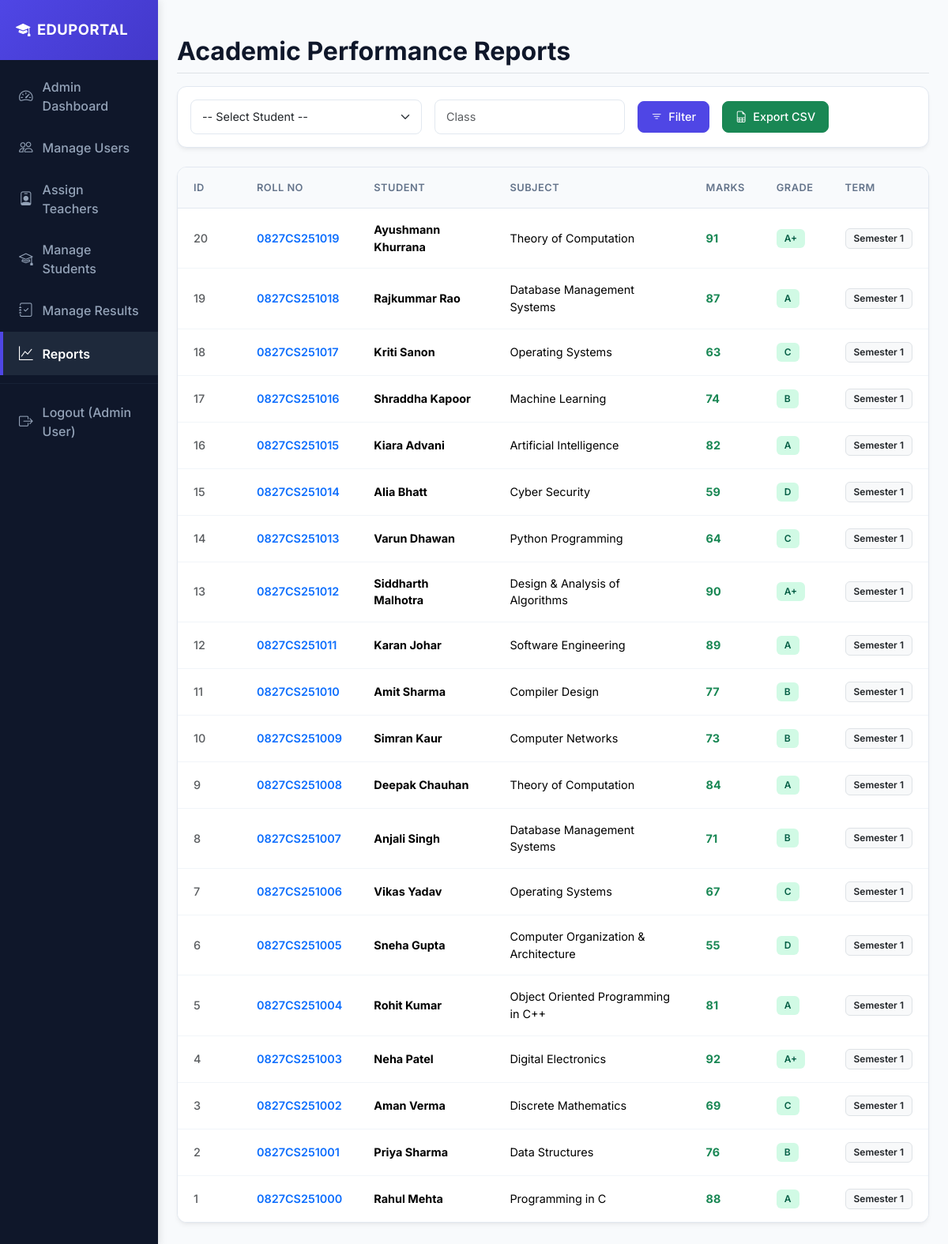
/reports.php (signed in), run on the app's committed database.
### tables this page shows
CREATE TABLE results (
  id INT AUTO_INCREMENT PRIMARY KEY,
  student_id INT,
  subject_id INT,
  marks INT,
  grade VARCHAR(10),
  term VARCHAR(50),
  created_at TIMESTAMP DEFAULT CURRENT_TIMESTAMP,
  FOREIGN KEY (student_id) REFERENCES students(id) ON DELETE CASCADE,
  FOREIGN KEY (subject_id) REFERENCES subjects(id) ON DELETE CASCADE
);

CREATE TABLE students (
  id INT AUTO_INCREMENT PRIMARY KEY,
  user_id INT DEFAULT NULL UNIQUE,
  roll_no VARCHAR(50),
  name VARCHAR(150),
  class VARCHAR(50),
  section VARCHAR(20),
  created_at TIMESTAMP DEFAULT CURRENT_TIMESTAMP,
  FOREIGN KEY (user_id) REFERENCES users(id) ON DELETE SET NULL
);

CREATE TABLE subjects (
  id INT AUTO_INCREMENT PRIMARY KEY,
  code VARCHAR(50),
  title VARCHAR(200)
);

### reports.php (the view, shortened to what this page needs)
<?php
require_once 'config/db.php';
$class = $_GET['class'] ?? '';
$student_id = (int)($_GET['student_id'] ?? 0);
$sql = "SELECT r.*, s.name as student_name, s.roll_no, sub.title as subject_title FROM results r JOIN students s ON r.student_id=s.id JOIN subjects sub ON r.subject_id=sub.id";
$sql .= " ORDER BY r.id DESC";
$res = $conn->query($sql);
?>
<!doctype html>
<html>
<head>
  <link href="https://cdn.jsdelivr.net/npm/bootstrap@5.3.2/dist/css/bootstrap.min.css" rel="stylesheet">
  <link rel="stylesheet" href="https://cdn.jsdelivr.net/npm/bootstrap-icons@1.11.2/font/bootstrap-icons.min.css">
  <link rel="stylesheet" href="style.css">
</head>
<body>
  <div class="container-fluid">
    <div class="row">
      <?php include 'includes/sidebar.php'; ?>
      <main class="col-md-9 ms-sm-auto col-lg-10 px-md-4">
        <div class="d-flex justify-content-between align-items-center pt-3 pb-2 mb-3 border-bottom">
          <h2 class="h2 page-title mb-0">Academic Performance Reports</h2>
        </div>
        <div class="card p-3 mb-4">
          <form class="row g-3 align-items-center">
            <div class="col-auto" style="min-width: 250px;">
              <select name="student_id" class="form-select">
                <option value="">-- Select Student --</option>
              </select>
            </div>
            <div class="col-auto">
              <input class="form-control" name="class" placeholder="Class" value="<?= htmlspecialchars($class) ?>">
            </div>
            <div class="col-auto">
              <button class="btn btn-primary"><i class="bi bi-filter me-1"></i> Filter</button>
            </div>
            <div class="col-auto">
              <a class="btn btn-success" href="?export=csv<?= $class? '&class='.urlencode($class):'' ?><?= $student_id? '&student_id='.$student_id: '' ?>">
                <i class="bi bi-file-earmark-spreadsheet me-1"></i> Export CSV
              </a>
            </div>
          </form>
        </div>
        <div class="table-container">
          <table class="table align-middle">
            <thead>
              <tr>
                <th style="width: 80px;">ID</th>
                <th>Roll No</th>
                <th>Student</th>
                <th>Subject</th>
                <th>Marks</th>
                <th>Grade</th>
                <th>Term</th>
              </tr>
            </thead>
            <tbody>
              <?php while($r = $res->fetch_assoc()): ?>
                <tr>
                  <td class="text-muted fw-medium"><?= $r['id'] ?></td>
                  <td class="fw-semibold text-primary"><?= htmlspecialchars($r['roll_no']) ?></td>
                  <td><strong><?= htmlspecialchars($r['student_name']) ?></strong></td>
                  <td><?= htmlspecialchars($r['subject_title']) ?></td>
                  <td><span class="fw-bold <?= $r['marks'] >= 40 ? 'text-success' : 'text-danger' ?>"><?= $r['marks'] ?></span></td>
                  <td>
                    <span class="badge <?= $r['marks'] >= 40 ? 'badge-pass' : 'badge-fail' ?>">
                      <?= htmlspecialchars($r['grade']) ?>
                    </span>
                  </td>
                  <td><span class="badge bg-light text-dark border"><?= htmlspecialchars($r['term']) ?></span></td>
                </tr>
              <?php endwhile; ?>
            </tbody>
          </table>
        </div>
      </main>
    </div>
  </div>
</body>
</html>

### style.css (style rules this page uses)
:root { --bg-primary: #f8fafc; --text-main: #1e293b; --text-muted: #64748b; --sidebar-bg: #0f172a; --sidebar-hover: #1e293b; --primary: #4f46e5; --primary-hover: #4338ca; --border-color: #e2e8f0; --card-shadow: 0 4px 6px -1px rgb(0 0 0 / 0.05), 0 2px 4px -2px rgb(0 0 0 / 0.05); }
body { font-family: 'Inter', sans-serif; background-color: var(--bg-primary); color: var(--text-main); margin: 0; padding: 0; }
main { padding: 30px 40px; }
.page-title { font-weight: 700; color: var(--sidebar-bg); margin-bottom: 24px; }
.card { background-color: #ffffff; border: 1px solid var(--border-color); border-radius: 12px; box-shadow: var(--card-shadow); transition: transform 0.2s ease, box-shadow 0.2s ease; }
.form-control, .form-select { border-radius: 8px; border: 1px solid var(--border-color); padding: 10px 14px; font-size: 0.9rem; transition: border-color 0.2s ease, box-shadow 0.2s ease; }
.btn { border-radius: 8px; font-weight: 500; padding: 8px 16px; font-size: 0.9rem; transition: all 0.2s ease; }
.btn-primary { background-color: var(--primary); border-color: var(--primary); }
.table-container { background-color: #ffffff; border: 1px solid var(--border-color); border-radius: 12px; box-shadow: var(--card-shadow); overflow: hidden; margin-top: 20px; }
.table { margin-bottom: 0; }
.table th { background-color: #f8fafc; color: var(--text-muted); font-weight: 600; font-size: 0.8rem; text-transform: uppercase; letter-spacing: 0.5px; border-bottom: 1px solid var(--border-color); padding: 16px 20px; }
.table td { padding: 16px 20px; vertical-align: middle; border-bottom: 1px solid #f1f5f9; font-size: 0.9rem; }
.table tbody tr:last-child td { border-bottom: none; }
.badge { padding: 6px 10px; font-weight: 600; border-radius: 6px; font-size: 0.75rem; display: inline-block; }
.badge-pass { background-color: #d1fae5; color: #065f46; }

### data on the page
results: id "20", student.roll_no "0827CS251019", student.name "Ayushmann Khurrana", subject.title "Theory of Computation", marks "91", grade "A+", term "Semester 1"
results: id "19", student.roll_no "0827CS251018", student.name "Rajkummar Rao", subject.title "Database Management Systems", marks "87", grade "A", term "Semester 1"
results: id "18", student.roll_no "0827CS251017", student.name "Kriti Sanon", subject.title "Operating Systems", marks "63", grade "C", term "Semester 1"
results: id "17", student.roll_no "0827CS251016", student.name "Shraddha Kapoor", subject.title "Machine Learning", marks "74", grade "B", term "Semester 1"
results: id "16", student.roll_no "0827CS251015", student.name "Kiara Advani", subject.title "Artificial Intelligence", marks "82", grade "A", term "Semester 1"
results: id "15", student.roll_no "0827CS251014", student.name "Alia Bhatt", subject.title "Cyber Security", marks "59", grade "D", term "Semester 1"
results: id "14", student.roll_no "0827CS251013", student.name "Varun Dhawan", subject.title "Python Programming", marks "64", grade "C", term "Semester 1"
results: id "13", student.roll_no "0827CS251012", student.name "Siddharth Malhotra", subject.title "Design & Analysis of Algorithms", marks "90", grade "A+", term "Semester 1"
results: id "12", student.roll_no "0827CS251011", student.name "Karan Johar", subject.title "Software Engineering", marks "89", grade "A", term "Semester 1"
results: id "11", student.roll_no "0827CS251010", student.name "Amit Sharma", subject.title "Compiler Design", marks "77", grade "B", term "Semester 1"
results: id "10", student.roll_no "0827CS251009", student.name "Simran Kaur", subject.title "Computer Networks", marks "73", grade "B", term "Semester 1"
results: id "9", student.roll_no "0827CS251008", student.name "Deepak Chauhan", subject.title "Theory of Computation", marks "84", grade "A", term "Semester 1"
results: id "8", student.roll_no "0827CS251007", student.name "Anjali Singh", subject.title "Database Management Systems", marks "71", grade "B", term "Semester 1"
results: id "7", student.roll_no "0827CS251006", student.name "Vikas Yadav", subject.title "Operating Systems", marks "67", grade "C", term "Semester 1"
results: id "6", student.roll_no "0827CS251005", student.name "Sneha Gupta", subject.title "Computer Organization & Architecture", marks "55", grade "D", term "Semester 1"
results: id "5", student.roll_no "0827CS251004", student.name "Rohit Kumar", subject.title "Object Oriented Programming in C++", marks "81", grade "A", term "Semester 1"
results: id "4", student.roll_no "0827CS251003", student.name "Neha Patel", subject.title "Digital Electronics", marks "92", grade "A+", term "Semester 1"
results: id "3", student.roll_no "0827CS251002", student.name "Aman Verma", subject.title "Discrete Mathematics", marks "69", grade "C", term "Semester 1"
results: id "2", student.roll_no "0827CS251001", student.name "Priya Sharma", subject.title "Data Structures", marks "76", grade "B", term "Semester 1"
results: id "1", student.roll_no "0827CS251000", student.name "Rahul Mehta", subject.title "Programming in C", marks "88", grade "A", term "Semester 1"

### other printed values
$user['name'] "Admin User"
